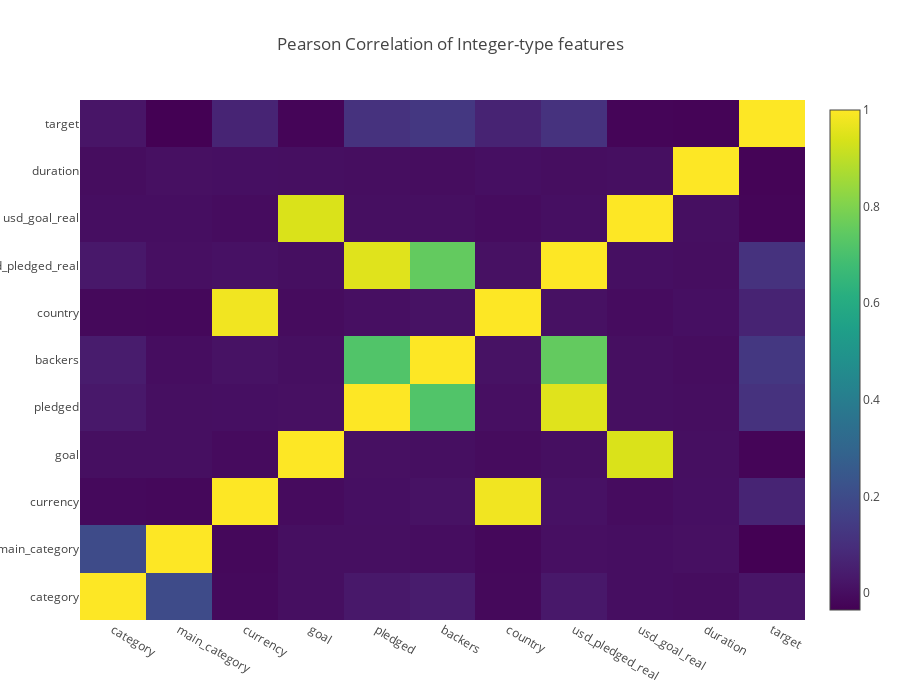

Notebook code for this chart:
### Code cell
data = [
    go.Heatmap(
        z= train_int.corr().values,
        x=train_int.columns.values,
        y=train_int.columns.values,
        colorscale='Viridis',
        reversescale = False,
        
        opacity = 1.0 )
]

layout = go.Layout(
    title='Pearson Correlation of Integer-type features',
    xaxis = dict(ticks='', nticks=36),
    yaxis = dict(ticks='' ),
    width = 900, height = 700)

fig = go.Figure(data=data, layout=layout)
iplot(fig, filename='labelled-heatmap')

### Figure 1 — Plotly figure (JSON) as saved in the notebook; plotly's stock layout.template omitted (floating-point values rounded to 4 significant figures)
{"data": [{"colorscale": "Viridis", "opacity": 1, "reversescale": false, "type": "heatmap", "uid": "75ca0f0a-a02b-11e8-ac4e-8c859020b640", "x": ["category", "main_category", "currency", "goal", "pledged", "backers", "country", "usd_pledged_real", "usd_goal_real", "duration", "target"], "y": ["category", "main_category", "currency", "goal", "pledged", "backers", "country", "usd_pledged_real", "usd_goal_real", "duration", "target"], "z": [[1, 0.1991, -0.01227, 0.003604, 0.02905, 0.04122, -0.01287, 0.02952, 0.00291, -0.001357, 0.02268], [0.1991, 1, -0.01393, 0.003844, 0.004943, 0.0001727, -0.01434, 0.006139, 0.002254, 0.007104, -0.0347], [-0.01227, -0.01393, 1, -0.005338, 0.005698, 0.01243, 0.9795, 0.01111, -0.003493, 0.005436, 0.06729], [0.003604, 0.003844, -0.005338, 1, 0.007358, 0.004012, -0.004118, 0.005104, 0.9427, 0.004321, -0.02433], [0.02905, 0.004943, 0.005698, 0.007358, 1, 0.7171, 0.006211, 0.9528, 0.005024, 0.0008468, 0.1115], [0.04122, 0.0001727, 0.01243, 0.004012, 0.7171, 1, 0.01219, 0.7525, 0.004517, -0.0007919, 0.1291], [-0.01287, -0.01434, 0.9795, -0.004118, 0.006211, 0.01219, 1, 0.01095, -0.00278, 0.005713, 0.06566], [0.02952, 0.006139, 0.01111, 0.005104, 0.9528, 0.7525, 0.01095, 1, 0.005596, 0.0009458, 0.1107], [0.00291, 0.002254, -0.003493, 0.9427, 0.005024, 0.004517, -0.00278, 0.005596, 1, 0.004184, -0.02305], [-0.001357, 0.007104, 0.005436, 0.004321, 0.0008468, -0.0007919, 0.005713, 0.0009458, 0.004184, 1, -0.0261], [0.02268, -0.0347, 0.06729, -0.02433, 0.1115, 0.1291, 0.06566, 0.1107, -0.02305, -0.0261, 1]]}], "layout": {"height": 700, "title": "Pearson Correlation of Integer-type features", "width": 900, "xaxis": {"nticks": 36, "ticks": ""}, "yaxis": {"ticks": ""}}}
